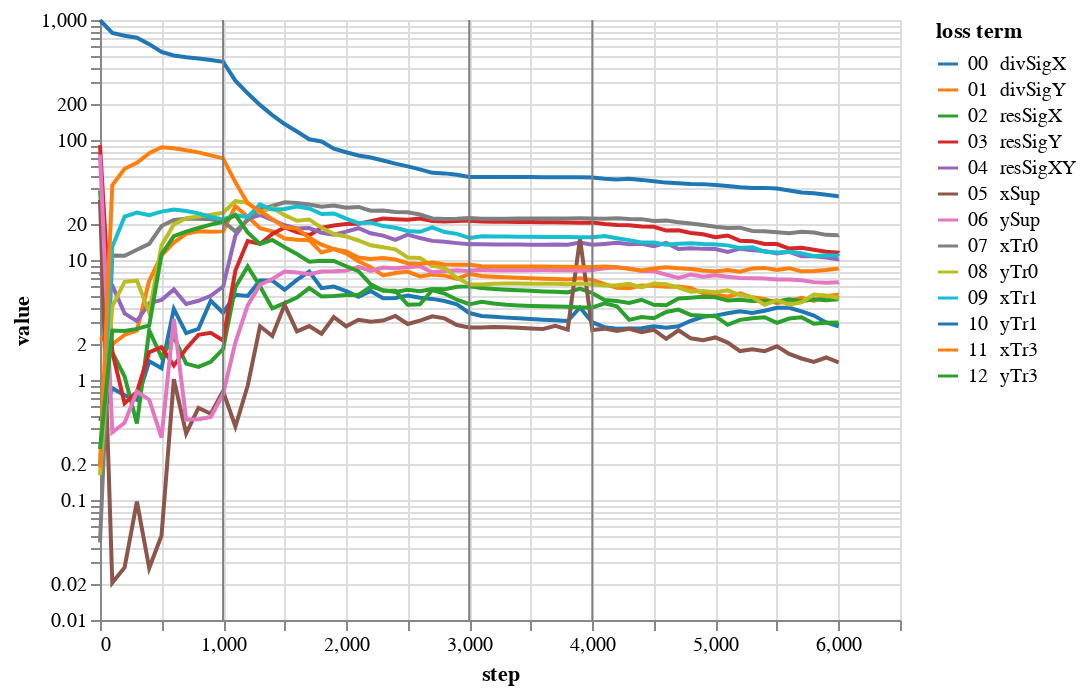

The notebook cell saved with this chart:
### Code cell
bcNames = ['xSup','ySup','xTr0','yTr0','xTr1','yTr1','xTr3','yTr3']
lines = alt.Chart(pd.DataFrame({'step':[1000,3000,4000]})).mark_rule(color='gray').encode(x='step:Q')
lossPlot(losshistory, bcNames) + lines

### Figure 1 — Vega-Lite specification as saved in the notebook (floating-point values rounded to 4 significant figures)
{"config": {"view": {"continuousWidth": 400, "continuousHeight": 300}}, "layer": [{"data": {"name": "data-bf032b116df6d722f56691cff66b9358"}, "mark": "line", "encoding": {"color": {"type": "nominal", "field": "loss term", "scale": {"scheme": "category10"}, "sort": ["00  divSigX", "01  divSigY", "02  resSigX", "03  resSigY", "04  resSigXY", "05  xSup", "06  ySup", "07  xTr0", "08  yTr0", "09  xTr1", "10  yTr1", "11  xTr3", "12  yTr3"]}, "tooltip": [{"type": "nominal", "field": "loss term"}, {"type": "quantitative", "field": "value"}, {"type": "quantitative", "field": "step"}], "x": {"type": "quantitative", "field": "step"}, "y": {"type": "quantitative", "field": "value", "scale": {"type": "log"}}}, "transform": [{"fold": ["00  divSigX", "01  divSigY", "02  resSigX", "03  resSigY", "04  resSigXY", "05  xSup", "06  ySup", "07  xTr0", "08  yTr0", "09  xTr1", "10  yTr1", "11  xTr3", "12  yTr3"], "as": ["loss term", "value"]}]}, {"data": {"name": "data-6a972eb758a4c7e3c189affa6c1549ec"}, "mark": {"type": "rule", "color": "gray"}, "encoding": {"x": {"type": "quantitative", "field": "step"}}}], "$schema": "https://vega.github.io/schema/vega-lite/v4.8.1.json", "datasets": {"data-bf032b116df6d722f56691cff66b9358": [{"00  divSigX": 0.4554, "01  divSigY": 2.274, "02  resSigX": 37.97, "03  resSigY": 90.75, "04  resSigXY": 7.711, "05  xSup": 31.65, "06  ySup": 75.59, "07  xTr0": 0.04442, "08  yTr0": 0.1602, "09  xTr1": 0.192, "10  yTr1": 996.9, "11  xTr3": 0.1866, "12  yTr3": 0.2664, "step": 0}, {"00  divSigX": 0.8544, "01  divSigY": 1.986, "02  resSigX": 1.697, "03  resSigY": 1.701, "04  resSigXY": 6.139, "05  xSup": 0.0204, "06  ySup": 0.3662, "07  xTr0": 10.88, "08  yTr0": 4.115, "09  xTr1": 12.89, "10  yTr1": 780.8, "11  xTr3": 42.02, "12  yTr3": 2.587, "step": 100}, {"00  divSigX": 0.7455, "01  divSigY": 2.373, "02  resSigX": 1.069, "03  resSigY": 0.6388, "04  resSigXY": 3.589, "05  xSup": 0.02744, "06  ySup": 0.4404, "07  xTr0": 10.83, "08  yTr0": 6.576, "09  xTr1": 22.96, "10  yTr1": 739.4, "11  xTr3": 57.58, "12  yTr3": 2.556, "step": 200}, {"00  divSigX": 0.6817, "01  divSigY": 2.582, "02  resSigX": 0.4343, "03  resSigY": 0.7931, "04  resSigXY": 3.098, "05  xSup": 0.09694, "06  ySup": 0.8013, "07  xTr0": 12.19, "08  yTr0": 6.728, "09  xTr1": 24.82, "10  yTr1": 711.1, "11  xTr3": 64.62, "12  yTr3": 2.666, "step": 300}, {"00  divSigX": 1.432, "01  divSigY": 6.711, "02  resSigX": 2.594, "03  resSigY": 1.706, "04  resSigXY": 4.371, "05  xSup": 0.02712, "06  ySup": 0.6852, "07  xTr0": 13.63, "08  yTr0": 3.636, "09  xTr1": 23.65, "10  yTr1": 629.4, "11  xTr3": 77.59, "12  yTr3": 2.846, "step": 400}, {"00  divSigX": 1.252, "01  divSigY": 10.94, "02  resSigX": 1.547, "03  resSigY": 1.876, "04  resSigXY": 4.65, "05  xSup": 0.05066, "06  ySup": 0.3317, "07  xTr0": 19.18, "08  yTr0": 13.22, "09  xTr1": 25.3, "10  yTr1": 541.1, "11  xTr3": 87.04, "12  yTr3": 11.16, "step": 500}, {"00  divSigX": 3.909, "01  divSigY": 13.99, "02  resSigX": 2.282, "03  resSigY": 1.319, "04  resSigXY": 5.691, "05  xSup": 1.014, "06  ySup": 3.22, "07  xTr0": 21.52, "08  yTr0": 19.8, "09  xTr1": 26.39, "10  yTr1": 506.6, "11  xTr3": 85.4, "12  yTr3": 15.8, "step": 600}, {"00  divSigX": 2.46, "01  divSigY": 16.54, "02  resSigX": 1.368, "03  resSigY": 1.823, "04  resSigXY": 4.299, "05  xSup": 0.358, "06  ySup": 0.4679, "07  xTr0": 22.02, "08  yTr0": 22.29, "09  xTr1": 25.64, "10  yTr1": 489.9, "11  xTr3": 82.1, "12  yTr3": 17.21, "step": 700}, {"00  divSigX": 2.671, "01  divSigY": 17.38, "02  resSigX": 1.286, "03  resSigY": 2.378, "04  resSigXY": 4.575, "05  xSup": 0.5843, "06  ySup": 0.4715, "07  xTr0": 22.07, "08  yTr0": 23.05, "09  xTr1": 24.49, "10  yTr1": 477.0, "11  xTr3": 78.91, "12  yTr3": 18.48, "step": 800}, {"00  divSigX": 4.576, "01  divSigY": 17.16, "02  resSigX": 1.419, "03  resSigY": 2.473, "04  resSigXY": 5.028, "05  xSup": 0.5238, "06  ySup": 0.4916, "07  xTr0": 21.83, "08  yTr0": 23.79, "09  xTr1": 22.85, "10  yTr1": 464.7, "11  xTr3": 74.4, "12  yTr3": 19.72, "step": 900}, {"00  divSigX": 3.631, "01  divSigY": 17.32, "02  resSigX": 1.809, "03  resSigY": 2.134, "04  resSigXY": 5.995, "05  xSup": 0.8063, "06  ySup": 0.7609, "07  xTr0": 20.96, "08  yTr0": 24.75, "09  xTr1": 21.8, "10  yTr1": 448.9, "11  xTr3": 70.24, "12  yTr3": 20.79, "step": 1000}, {"00  divSigX": 3.631, "01  divSigY": 17.32, "02  resSigX": 1.809, "03  resSigY": 2.134, "04  resSigXY": 5.995, "05  xSup": 0.8063, "06  ySup": 0.7609, "07  xTr0": 20.96, "08  yTr0": 24.75, "09  xTr1": 21.8, "10  yTr1": 448.9, "11  xTr3": 70.24, "12  yTr3": 20.79, "step": 1000}, {"00  divSigX": 5.132, "01  divSigY": 28.1, "02  resSigX": 5.923, "03  resSigY": 8.165, "04  resSigXY": 15.94, "05  xSup": 0.4099, "06  ySup": 2.054, "07  xTr0": 17.35, "08  yTr0": 30.91, "09  xTr1": 23.67, "10  yTr1": 312.2, "11  xTr3": 44.47, "12  yTr3": 23.73, "step": 1100}, {"00  divSigX": 5.012, "01  divSigY": 22.98, "02  resSigX": 8.839, "03  resSigY": 14.4, "04  resSigXY": 22.08, "05  xSup": 0.895, "06  ySup": 4.183, "07  xTr0": 21.5, "08  yTr0": 30.06, "09  xTr1": 22.73, "10  yTr1": 245.0, "11  xTr3": 29.64, "12  yTr3": 16.98, "step": 1200}, {"00  divSigX": 6.761, "01  divSigY": 18.45, "02  resSigX": 6.054, "03  resSigY": 13.61, "04  resSigXY": 23.71, "05  xSup": 2.803, "06  ySup": 6.214, "07  xTr0": 26.51, "08  yTr0": 24.88, "09  xTr1": 29.03, "10  yTr1": 196.1, "11  xTr3": 25.61, "12  yTr3": 13.61, "step": 1300}, {"00  divSigX": 6.737, "01  divSigY": 17.32, "02  resSigX": 3.947, "03  resSigY": 16.51, "04  resSigXY": 21.64, "05  xSup": 2.322, "06  ySup": 6.937, "07  xTr0": 28.21, "08  yTr0": 27.27, "09  xTr1": 26.33, "10  yTr1": 161.1, "11  xTr3": 21.9, "12  yTr3": 14.69, "step": 1400}, {"00  divSigX": 5.647, "01  divSigY": 15.11, "02  resSigX": 4.376, "03  resSigY": 18.67, "04  resSigXY": 19.47, "05  xSup": 4.232, "06  ySup": 8.027, "07  xTr0": 30.25, "08  yTr0": 23.65, "09  xTr1": 26.57, "10  yTr1": 135.9, "11  xTr3": 18.7, "12  yTr3": 12.76, "step": 1500}, {"00  divSigX": 6.831, "01  divSigY": 14.76, "02  resSigX": 4.871, "03  resSigY": 17.08, "04  resSigXY": 18.34, "05  xSup": 2.541, "06  ySup": 7.86, "07  xTr0": 29.79, "08  yTr0": 21.24, "09  xTr1": 27.87, "10  yTr1": 117.7, "11  xTr3": 18.34, "12  yTr3": 11.22, "step": 1600}, {"00  divSigX": 8.017, "01  divSigY": 14.62, "02  resSigX": 5.835, "03  resSigY": 16.07, "04  resSigXY": 18.47, "05  xSup": 2.814, "06  ySup": 7.618, "07  xTr0": 29.01, "08  yTr0": 21.77, "09  xTr1": 26.88, "10  yTr1": 101.5, "11  xTr3": 15.3, "12  yTr3": 9.663, "step": 1700}, {"00  divSigX": 5.826, "01  divSigY": 11.53, "02  resSigX": 4.976, "03  resSigY": 18.54, "04  resSigXY": 16.84, "05  xSup": 2.43, "06  ySup": 8.026, "07  xTr0": 27.85, "08  yTr0": 18.58, "09  xTr1": 24.13, "10  yTr1": 97.21, "11  xTr3": 13.4, "12  yTr3": 9.878, "step": 1800}, {"00  divSigX": 6.001, "01  divSigY": 12.35, "02  resSigX": 5.008, "03  resSigY": 19.35, "04  resSigXY": 16.26, "05  xSup": 3.343, "06  ySup": 8.045, "07  xTr0": 28.46, "08  yTr0": 16.48, "09  xTr1": 24.42, "10  yTr1": 84.6, "11  xTr3": 12.33, "12  yTr3": 9.808, "step": 1900}, {"00  divSigX": 5.517, "01  divSigY": 11.37, "02  resSigX": 5.099, "03  resSigY": 19.95, "04  resSigXY": 17.22, "05  xSup": 2.802, "06  ySup": 8.154, "07  xTr0": 27.29, "08  yTr0": 15.72, "09  xTr1": 22.1, "10  yTr1": 79.0, "11  xTr3": 11.8, "12  yTr3": 8.871, "step": 2000}, {"00  divSigX": 4.932, "01  divSigY": 9.774, "02  resSigX": 5.118, "03  resSigY": 20.06, "04  resSigXY": 18.4, "05  xSup": 3.177, "06  ySup": 8.748, "07  xTr0": 27.7, "08  yTr0": 14.54, "09  xTr1": 20.28, "10  yTr1": 74.24, "11  xTr3": 10.49, "12  yTr3": 8.073, "step": 2100}, {"00  divSigX": 5.523, "01  divSigY": 8.717, "02  resSigX": 5.995, "03  resSigY": 21.05, "04  resSigXY": 16.7, "05  xSup": 3.063, "06  ySup": 8.105, "07  xTr0": 25.71, "08  yTr0": 13.26, "09  xTr1": 20.49, "10  yTr1": 71.39, "11  xTr3": 10.2, "12  yTr3": 6.273, "step": 2200}, {"00  divSigX": 4.799, "01  divSigY": 7.438, "02  resSigX": 5.611, "03  resSigY": 22.16, "04  resSigXY": 15.96, "05  xSup": 3.13, "06  ySup": 8.667, "07  xTr0": 25.79, "08  yTr0": 12.79, "09  xTr1": 19.17, "10  yTr1": 67.48, "11  xTr3": 10.38, "12  yTr3": 5.541, "step": 2300}, {"00  divSigX": 4.827, "01  divSigY": 7.798, "02  resSigX": 5.411, "03  resSigY": 21.86, "04  resSigXY": 14.7, "05  xSup": 3.416, "06  ySup": 8.544, "07  xTr0": 25.1, "08  yTr0": 12.28, "09  xTr1": 18.58, "10  yTr1": 63.57, "11  xTr3": 10.09, "12  yTr3": 5.535, "step": 2400}, {"00  divSigX": 5.061, "01  divSigY": 8.018, "02  resSigX": 5.657, "03  resSigY": 21.63, "04  resSigXY": 16.3, "05  xSup": 2.927, "06  ySup": 8.716, "07  xTr0": 24.98, "08  yTr0": 10.51, "09  xTr1": 17.43, "10  yTr1": 60.26, "11  xTr3": 9.411, "12  yTr3": 4.239, "step": 2500}, {"00  divSigX": 4.844, "01  divSigY": 7.304, "02  resSigX": 5.49, "03  resSigY": 22.13, "04  resSigXY": 15.23, "05  xSup": 3.128, "06  ySup": 8.857, "07  xTr0": 23.94, "08  yTr0": 10.4, "09  xTr1": 17.17, "10  yTr1": 56.9, "11  xTr3": 9.269, "12  yTr3": 4.271, "step": 2600}, {"00  divSigX": 4.741, "01  divSigY": 7.573, "02  resSigX": 5.726, "03  resSigY": 21.14, "04  resSigXY": 14.43, "05  xSup": 3.398, "06  ySup": 7.912, "07  xTr0": 22.17, "08  yTr0": 8.934, "09  xTr1": 18.74, "10  yTr1": 53.25, "11  xTr3": 9.517, "12  yTr3": 5.617, "step": 2700}, {"00  divSigX": 4.549, "01  divSigY": 7.412, "02  resSigX": 5.693, "03  resSigY": 20.9, "04  resSigXY": 14.18, "05  xSup": 3.261, "06  ySup": 8.088, "07  xTr0": 22.01, "08  yTr0": 8.62, "09  xTr1": 17.1, "10  yTr1": 52.7, "11  xTr3": 9.195, "12  yTr3": 5.251, "step": 2800}, {"00  divSigX": 4.276, "01  divSigY": 6.972, "02  resSigX": 5.987, "03  resSigY": 21.15, "04  resSigXY": 13.82, "05  xSup": 2.868, "06  ySup": 8.22, "07  xTr0": 22.08, "08  yTr0": 7.087, "09  xTr1": 16.52, "10  yTr1": 51.36, "11  xTr3": 9.145, "12  yTr3": 4.67, "step": 2900}, {"00  divSigX": 3.617, "01  divSigY": 7.625, "02  resSigX": 6.027, "03  resSigY": 21.29, "04  resSigXY": 13.55, "05  xSup": 2.735, "06  ySup": 8.112, "07  xTr0": 22.38, "08  yTr0": 6.278, "09  xTr1": 15.28, "10  yTr1": 49.11, "11  xTr3": 9.111, "12  yTr3": 4.284, "step": 3000}, {"00  divSigX": 3.616, "01  divSigY": 7.644, "02  resSigX": 6.041, "03  resSigY": 21.2, "04  resSigXY": 13.56, "05  xSup": 2.743, "06  ySup": 8.152, "07  xTr0": 22.38, "08  yTr0": 6.255, "09  xTr1": 15.24, "10  yTr1": 49.1, "11  xTr3": 9.136, "12  yTr3": 4.268, "step": 3001}, {"00  divSigX": 3.616, "01  divSigY": 7.644, "02  resSigX": 6.041, "03  resSigY": 21.2, "04  resSigXY": 13.56, "05  xSup": 2.743, "06  ySup": 8.152, "07  xTr0": 22.38, "08  yTr0": 6.255, "09  xTr1": 15.24, "10  yTr1": 49.1, "11  xTr3": 9.136, "12  yTr3": 4.268, "step": 3001}, {"00  divSigX": 3.418, "01  divSigY": 7.348, "02  resSigX": 5.831, "03  resSigY": 20.92, "04  resSigXY": 13.5, "05  xSup": 2.741, "06  ySup": 8.289, "07  xTr0": 22.04, "08  yTr0": 6.26, "09  xTr1": 15.74, "10  yTr1": 49.14, "11  xTr3": 8.852, "12  yTr3": 4.477, "step": 3100}, {"00  divSigX": 3.359, "01  divSigY": 7.254, "02  resSigX": 5.744, "03  resSigY": 20.87, "04  resSigXY": 13.46, "05  xSup": 2.763, "06  ySup": 8.226, "07  xTr0": 22.08, "08  yTr0": 6.348, "09  xTr1": 15.72, "10  yTr1": 49.13, "11  xTr3": 8.809, "12  yTr3": 4.333, "step": 3200}, {"00  divSigX": 3.31, "01  divSigY": 7.175, "02  resSigX": 5.661, "03  resSigY": 20.82, "04  resSigXY": 13.45, "05  xSup": 2.751, "06  ySup": 8.212, "07  xTr0": 22.1, "08  yTr0": 6.368, "09  xTr1": 15.69, "10  yTr1": 49.12, "11  xTr3": 8.81, "12  yTr3": 4.243, "step": 3300}, {"00  divSigX": 3.267, "01  divSigY": 7.104, "02  resSigX": 5.593, "03  resSigY": 20.77, "04  resSigXY": 13.44, "05  xSup": 2.723, "06  ySup": 8.214, "07  xTr0": 22.12, "08  yTr0": 6.363, "09  xTr1": 15.65, "10  yTr1": 49.09, "11  xTr3": 8.814, "12  yTr3": 4.184, "step": 3400}, {"00  divSigX": 3.226, "01  divSigY": 7.041, "02  resSigX": 5.531, "03  resSigY": 20.72, "04  resSigXY": 13.43, "05  xSup": 2.692, "06  ySup": 8.224, "07  xTr0": 22.14, "08  yTr0": 6.35, "09  xTr1": 15.61, "10  yTr1": 49.06, "11  xTr3": 8.814, "12  yTr3": 4.142, "step": 3500}, {"00  divSigX": 3.182, "01  divSigY": 6.987, "02  resSigX": 5.471, "03  resSigY": 20.66, "04  resSigXY": 13.41, "05  xSup": 2.665, "06  ySup": 8.239, "07  xTr0": 22.16, "08  yTr0": 6.334, "09  xTr1": 15.58, "10  yTr1": 49.02, "11  xTr3": 8.809, "12  yTr3": 4.116, "step": 3600}, {"00  divSigX": 3.142, "01  divSigY": 6.959, "02  resSigX": 5.439, "03  resSigY": 20.6, "04  resSigXY": 13.47, "05  xSup": 2.824, "06  ySup": 8.226, "07  xTr0": 22.17, "08  yTr0": 6.328, "09  xTr1": 15.55, "10  yTr1": 48.97, "11  xTr3": 8.789, "12  yTr3": 4.089, "step": 3700}, {"00  divSigX": 3.1, "01  divSigY": 6.892, "02  resSigX": 5.373, "03  resSigY": 20.57, "04  resSigXY": 13.39, "05  xSup": 2.631, "06  ySup": 8.249, "07  xTr0": 22.18, "08  yTr0": 6.292, "09  xTr1": 15.52, "10  yTr1": 48.91, "11  xTr3": 8.789, "12  yTr3": 4.068, "step": 3800}, {"00  divSigX": 4.019, "01  divSigY": 7.03, "02  resSigX": 5.766, "03  resSigY": 20.46, "04  resSigXY": 13.97, "05  xSup": 15.04, "06  ySup": 8.14, "07  xTr0": 22.23, "08  yTr0": 6.368, "09  xTr1": 15.49, "10  yTr1": 48.83, "11  xTr3": 8.705, "12  yTr3": 4.018, "step": 3900}, {"00  divSigX": 3.02, "01  divSigY": 6.809, "02  resSigX": 5.297, "03  resSigY": 20.49, "04  resSigXY": 13.39, "05  xSup": 2.604, "06  ySup": 8.26, "07  xTr0": 22.18, "08  yTr0": 6.24, "09  xTr1": 15.47, "10  yTr1": 48.78, "11  xTr3": 8.763, "12  yTr3": 4.02, "step": 4000}, {"00  divSigX": 3.021, "01  divSigY": 6.807, "02  resSigX": 5.296, "03  resSigY": 20.49, "04  resSigXY": 13.39, "05  xSup": 2.607, "06  ySup": 8.261, "07  xTr0": 22.18, "08  yTr0": 6.239, "09  xTr1": 15.47, "10  yTr1": 48.78, "11  xTr3": 8.764, "12  yTr3": 4.02, "step": 4001}, {"00  divSigX": 3.021, "01  divSigY": 6.807, "02  resSigX": 5.296, "03  resSigY": 20.49, "04  resSigXY": 13.39, "05  xSup": 2.607, "06  ySup": 8.261, "07  xTr0": 22.18, "08  yTr0": 6.239, "09  xTr1": 15.47, "10  yTr1": 48.78, "11  xTr3": 8.764, "12  yTr3": 4.02, "step": 4001}, {"00  divSigX": 2.753, "01  divSigY": 6.281, "02  resSigX": 4.649, "03  resSigY": 19.93, "04  resSigXY": 13.61, "05  xSup": 2.678, "06  ySup": 8.519, "07  xTr0": 22.04, "08  yTr0": 6.143, "09  xTr1": 15.82, "10  yTr1": 47.51, "11  xTr3": 8.847, "12  yTr3": 4.347, "step": 4100}, {"00  divSigX": 2.679, "01  divSigY": 5.881, "02  resSigX": 4.559, "03  resSigY": 19.55, "04  resSigXY": 13.91, "05  xSup": 2.565, "06  ySup": 8.649, "07  xTr0": 22.24, "08  yTr0": 6.165, "09  xTr1": 15.16, "10  yTr1": 46.82, "11  xTr3": 8.721, "12  yTr3": 4.117, "step": 4200}, {"00  divSigX": 2.688, "01  divSigY": 5.828, "02  resSigX": 4.393, "03  resSigY": 19.51, "04  resSigXY": 13.51, "05  xSup": 2.674, "06  ySup": 8.497, "07  xTr0": 21.98, "08  yTr0": 6.328, "09  xTr1": 14.64, "10  yTr1": 47.46, "11  xTr3": 8.417, "12  yTr3": 3.168, "step": 4300}, {"00  divSigX": 2.7, "01  divSigY": 6.133, "02  resSigX": 4.665, "03  resSigY": 19.02, "04  resSigXY": 13.64, "05  xSup": 2.505, "06  ySup": 8.102, "07  xTr0": 21.9, "08  yTr0": 5.902, "09  xTr1": 13.99, "10  yTr1": 46.52, "11  xTr3": 8.186, "12  yTr3": 3.342, "step": 4400}, {"00  divSigX": 2.799, "01  divSigY": 6.108, "02  resSigX": 4.238, "03  resSigY": 18.91, "04  resSigXY": 13.05, "05  xSup": 2.615, "06  ySup": 8.056, "07  xTr0": 21.11, "08  yTr0": 6.354, "09  xTr1": 13.97, "10  yTr1": 45.34, "11  xTr3": 8.51, "12  yTr3": 3.272, "step": 4500}, {"00  divSigX": 2.723, "01  divSigY": 5.995, "02  resSigX": 4.198, "03  resSigY": 17.59, "04  resSigXY": 13.88, "05  xSup": 2.204, "06  ySup": 7.549, "07  xTr0": 21.29, "08  yTr0": 6.292, "09  xTr1": 13.43, "10  yTr1": 44.15, "11  xTr3": 8.683, "12  yTr3": 3.693, "step": 4600}, {"00  divSigX": 2.806, "01  divSigY": 6.017, "02  resSigX": 4.786, "03  resSigY": 17.71, "04  resSigXY": 12.34, "05  xSup": 2.598, "06  ySup": 7.084, "07  xTr0": 20.66, "08  yTr0": 5.879, "09  xTr1": 13.64, "10  yTr1": 43.55, "11  xTr3": 8.525, "12  yTr3": 3.863, "step": 4700}, {"00  divSigX": 3.115, "01  divSigY": 5.854, "02  resSigX": 4.851, "03  resSigY": 16.81, "04  resSigXY": 12.52, "05  xSup": 2.226, "06  ySup": 7.556, "07  xTr0": 20.12, "08  yTr0": 5.452, "09  xTr1": 13.77, "10  yTr1": 42.89, "11  xTr3": 8.414, "12  yTr3": 3.485, "step": 4800}, {"00  divSigX": 3.362, "01  divSigY": 5.277, "02  resSigX": 4.941, "03  resSigY": 16.4, "04  resSigXY": 12.38, "05  xSup": 2.148, "06  ySup": 7.241, "07  xTr0": 19.58, "08  yTr0": 5.529, "09  xTr1": 13.58, "10  yTr1": 42.88, "11  xTr3": 8.19, "12  yTr3": 3.438, "step": 4900}, {"00  divSigX": 3.44, "01  divSigY": 5.157, "02  resSigX": 4.891, "03  resSigY": 15.5, "04  resSigXY": 12.36, "05  xSup": 2.263, "06  ySup": 7.466, "07  xTr0": 18.9, "08  yTr0": 5.394, "09  xTr1": 13.49, "10  yTr1": 42.17, "11  xTr3": 8.033, "12  yTr3": 3.405, "step": 5000}, {"00  divSigX": 3.604, "01  divSigY": 4.952, "02  resSigX": 4.608, "03  resSigY": 16.0, "04  resSigXY": 11.7, "05  xSup": 2.051, "06  ySup": 7.248, "07  xTr0": 18.52, "08  yTr0": 5.587, "09  xTr1": 13.24, "10  yTr1": 41.43, "11  xTr3": 8.262, "12  yTr3": 2.884, "step": 5100}, {"00  divSigX": 3.731, "01  divSigY": 5.274, "02  resSigX": 4.672, "03  resSigY": 14.46, "04  resSigXY": 12.43, "05  xSup": 1.742, "06  ySup": 7.087, "07  xTr0": 18.61, "08  yTr0": 5.093, "09  xTr1": 12.57, "10  yTr1": 40.45, "11  xTr3": 7.997, "12  yTr3": 3.169, "step": 5200}, {"00  divSigX": 3.622, "01  divSigY": 4.889, "02  resSigX": 4.549, "03  resSigY": 14.36, "04  resSigXY": 12.06, "05  xSup": 1.804, "06  ySup": 7.049, "07  xTr0": 17.43, "08  yTr0": 4.908, "09  xTr1": 12.76, "10  yTr1": 39.77, "11  xTr3": 8.508, "12  yTr3": 3.265, "step": 5300}, {"00  divSigX": 3.773, "01  divSigY": 4.739, "02  resSigX": 4.558, "03  resSigY": 13.6, "04  resSigXY": 11.89, "05  xSup": 1.741, "06  ySup": 6.998, "07  xTr0": 17.38, "08  yTr0": 4.242, "09  xTr1": 11.73, "10  yTr1": 39.91, "11  xTr3": 8.596, "12  yTr3": 3.331, "step": 5400}, {"00  divSigX": 3.997, "01  divSigY": 4.375, "02  resSigX": 4.506, "03  resSigY": 13.58, "04  resSigXY": 11.33, "05  xSup": 1.909, "06  ySup": 6.882, "07  xTr0": 17.03, "08  yTr0": 4.629, "09  xTr1": 11.57, "10  yTr1": 39.38, "11  xTr3": 8.261, "12  yTr3": 2.997, "step": 5500}, {"00  divSigX": 3.999, "01  divSigY": 4.555, "02  resSigX": 4.714, "03  resSigY": 12.44, "04  resSigXY": 11.69, "05  xSup": 1.648, "06  ySup": 6.864, "07  xTr0": 16.69, "08  yTr0": 4.247, "09  xTr1": 11.7, "10  yTr1": 37.88, "11  xTr3": 8.548, "12  yTr3": 3.251, "step": 5600}, {"00  divSigX": 3.726, "01  divSigY": 4.849, "02  resSigX": 4.542, "03  resSigY": 12.64, "04  resSigXY": 10.75, "05  xSup": 1.511, "06  ySup": 6.782, "07  xTr0": 17.21, "08  yTr0": 4.444, "09  xTr1": 11.39, "10  yTr1": 36.5, "11  xTr3": 8.042, "12  yTr3": 3.329, "step": 5700}, {"00  divSigX": 3.448, "01  divSigY": 4.567, "02  resSigX": 4.708, "03  resSigY": 12.17, "04  resSigXY": 10.73, "05  xSup": 1.413, "06  ySup": 6.54, "07  xTr0": 16.92, "08  yTr0": 5.155, "09  xTr1": 10.76, "10  yTr1": 36.0, "11  xTr3": 8.105, "12  yTr3": 2.943, "step": 5800}, {"00  divSigX": 3.017, "01  divSigY": 5.0, "02  resSigX": 4.615, "03  resSigY": 11.74, "04  resSigXY": 10.5, "05  xSup": 1.54, "06  ySup": 6.459, "07  xTr0": 16.2, "08  yTr0": 5.056, "09  xTr1": 10.93, "10  yTr1": 35.01, "11  xTr3": 8.256, "12  yTr3": 2.998, "step": 5900}, {"00  divSigX": 2.806, "01  divSigY": 5.161, "02  resSigX": 4.707, "03  resSigY": 11.49, "04  resSigXY": 10.14, "05  xSup": 1.403, "06  ySup": 6.514, "07  xTr0": 16.07, "08  yTr0": 4.828, "09  xTr1": 10.83, "10  yTr1": 34.07, "11  xTr3": 8.487, "12  yTr3": 3.012, "step": 6000}, {"00  divSigX": 2.803, "01  divSigY": 5.159, "02  resSigX": 4.699, "03  resSigY": 11.41, "04  resSigXY": 10.17, "05  xSup": 1.401, "06  ySup": 6.531, "07  xTr0": 16.13, "08  yTr0": 4.803, "09  xTr1": 10.76, "10  yTr1": 34.08, "11  xTr3": 8.509, "12  yTr3": 3.017, "step": 6002}], "data-6a972eb758a4c7e3c189affa6c1549ec": [{"step": 1000}, {"step": 3000}, {"step": 4000}]}}
